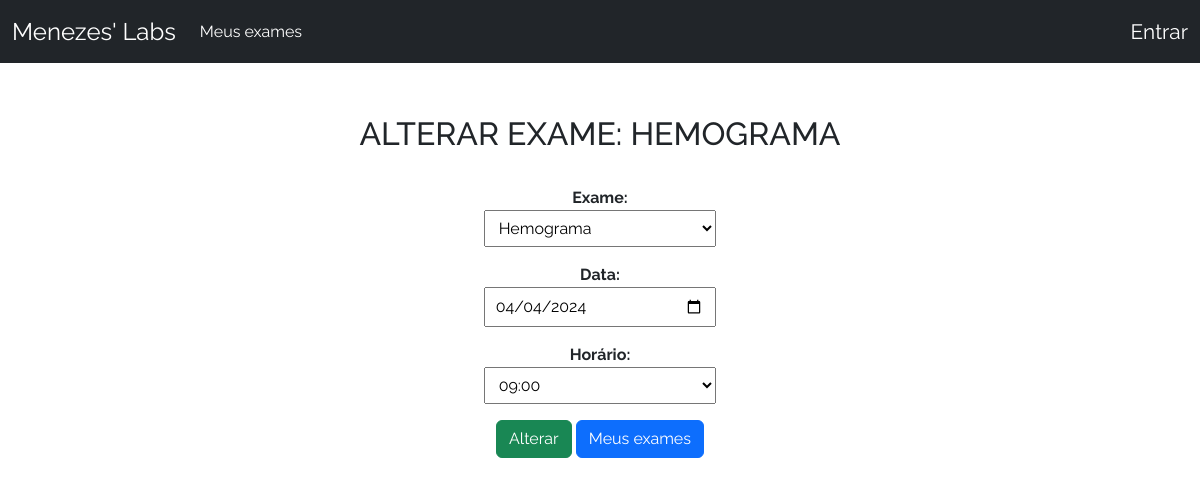
Page /editar/17/ on the committed database.
### crud/models.py (models this page shows, shortened)
class Base(models.Model):
    criado = models.DateTimeField(verbose_name ='Criado em',auto_now_add=True)
    modificado = models.DateTimeField(verbose_name ='Modificado em',auto_now=True)
    ativo = models.BooleanField(verbose_name ='Ativo?',default=True)
    class Meta:
        abstract = True

class AgendamentoExame(Base):
    exame = models.ForeignKey(Exame,verbose_name='Exame',on_delete=models.CASCADE)
    data = models.DateField('Data',auto_now=False,auto_now_add=False)
    usuario = models.ForeignKey(User,verbose_name='Usuário',on_delete=models.CASCADE)
    HORARIO_CHOICES = (
    ('07:00', '07:00'),
    ('08:00', '08:00'),
    ('09:00', '09:00'),
    ('10:00', '10:00'),
    ('11:00', '11:00'),
    ('13:00', '13:00'),
    ('14:00', '14:00'),
    ('15:00', '15:00'),
    ('16:00', '16:00'),
    ('17:00', '17:00'),
)
    ANDAMENTO_CHOICES = (
        ('Agendado', 'Agendado'),
        ('Realizado', 'Realizado'),
        ('Enviado ao laboratório', 'Enviado ao laboratório'),
        ('Concluído', 'Concluído'),
        ('Cancelado', 'Cancelado'),
    )
    horario = models.CharField(verbose_name ='Horário', max_length = 5 ,choices=HORARIO_CHOICES)
    andamento = models.CharField(verbose_name ='Andamento',max_length=30,choices=ANDAMENTO_CHOICES,default='Agendado')
    resultado = models.FileField('Resultado',upload_to='pdfs/',null=True,blank=True)
    class Meta:
        verbose_name = 'Agendamento'
        verbose_name_plural = 'Agendamentos'
        ordering = ['data','horario']

class Exame(Base):
    nome = models.CharField('Nome',max_length=100)
    def __str__(self):
        return self.nome
    class Meta:
        verbose_name = 'Exame'
        verbose_name_plural = 'Exames'
        ordering = ['nome']

### crud/views.py (the view, shortened to what this page needs)
# urls.py: path('editar/<int:pk>/', UserUpdateView.as_view(), name='update'),
class UserUpdateView(UpdateView):
    model = AgendamentoExame
    form_class = AgendamentoExameUpdateForm
    context_object_name = 'agendamentos'
    template_name = 'update.html'
    success_url = reverse_lazy('index')

### crud/forms.py
class AgendamentoExameUpdateForm(ModelForm):
    class Meta:
        model = AgendamentoExame
        fields = ['exame','data','horario']
        widgets = {
            'data': forms.TextInput(attrs={'class': 'form-floating', 'type': 'date'}),
            'exame': forms.Select(attrs={'placeholder': 'Selecione seu exame' ,'class': 'form-floating'},),
            'horario': forms.Select(attrs={'class': 'form-floating'}),
        }

### crud/templates/update.html (shortened to what this page needs)
{% extends 'base.html' %}
{% block content %}
<div class="create">
    <h1 style="margin: 4vh 0;">Alterar Exame: {{agendamentos.exame}}</h1>
    <form id="alterar-form" method="POST" enctype="multipart/form-data">
        {{form.as_p}}
        <button type="submit" class="btn btn-success">Alterar</button>
        <a href="{% url 'index' %}" class="btn btn-primary" >Meus exames</a>
        <br>
    </form>
</div>
{% endblock %}

### crud/static/styles.css (style rules this page uses)
* { font-family: "Raleway", sans-serif; font-optical-sizing: auto; font-weight: 400; font-style: normal; }
.create { display: flex; flex-direction: column; align-items: center; text-align: center; }
.create h1 { font-size: 4vh; }
.create select { padding: 7px 10px; width: 100%; }
.create input[type="date"] { padding: 6px 10px; width: 100%; }
.create label { font-size: 2vh; font-weight: bold; }

### crud/templates/base.html (style rules this page uses)
h1 { text-transform: uppercase; }

### rows in the picture
AgendamentoExame: exame "HEMOGRAMA", exame "Hemograma", data "04/04/2024", horario "09:00"
